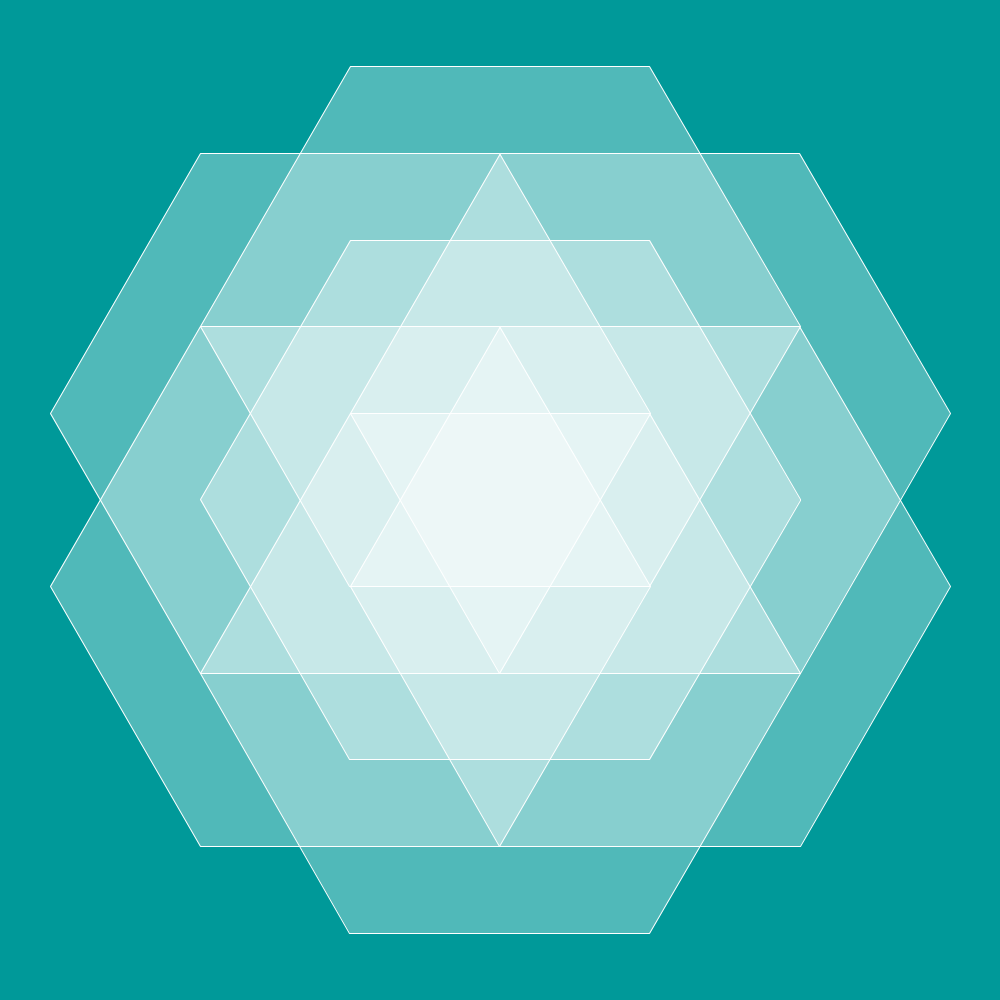
Frame 1 (no input)
Frame 60 (the mouse pressed at the canvas centre just before this capture): identical to frame 1, image omitted
Frame 120 (the mouse held since frame 60 and released just before this capture): identical to frame 1, image omitted

The Processing sketch that drew this single still picture (run headless with seeded random() and noise(); from frame 60 on, the mouse is pressed at the canvas centre):

// Processing sketch: Hexagon7
// ── Hexagon7.pde
float theta;
float inCircR = 86.6;
float inCircR2 = 173.2;
float dist = 150;
float r = 100;
float b = 1;
void setup(){
    size(1000,1000);
      background(0,153,153);
        translate(width/2,height/2);
fractal(0,0, 
      -150, 86.2, 
      -150,-86.2, 
       0,173.2, 
       0, -173.2, 
       150, 86.6, 
       150,-86.6, 
       300, 5);

 

}
void draw(){

}


void polygon(float x, float y, float radius) {
  float angle = TWO_PI / 6;
    fill(255,255,255,80);
stroke(255);
  beginShape();

  for (float a = 0; a < TWO_PI; a += angle) {

    float sx = x + cos(a) * radius;
    float sy = y + sin(a) * radius;
    vertex(sx, sy);
  }
  endShape(CLOSE);
}

void fractal(float x1, float y1,float x2, float y2,float x3, float y3,float x4, float y4,float x5, float y5,float x6, float y6, float x7, float y7,float r, float n){
        
      if(n > 1){
         polygon(x1,y1,r);
         polygon(x2,y2,r);
         polygon(x3,y3,r);
         polygon(x4,y4,r);
         polygon(x5,y5,r);
         polygon(x6,y6,r);
          polygon(x7,y7,r);
         
         
         
  //  float x1 = (x)/3;
  //  float y1 = (y)/3;
  //  float r1 = (r)/3;

  //fractal(x1,y1,r1,n-1);

      
    }
}
  
 //  //midden 
 // polygon(0,0,r);
  
 ////links 
 // polygon(-150/b,86.2/b,r);
 // polygon(-150/b,-86.2/b,r);
  
 // //onderboven
 // polygon(0, 173.2/b, r);
 // polygon(0,-173.2/b, r);
  
 // //rechts
 // polygon(150/b, 86.6/b, r);
 // polygon(150/b, -86.6/b, r);
  
 //   r = r/3;
 //   b = b*3;


//void triangleSier(float x1, float y1, float x2, float y2, float x3, float y3, int n) {
//  // 'n' is the number of iteration.
//  if ( n > 0 ) {
//    fill(0, 128/n, 128);
//    triangle(x1, y1, x2, y2, x3, y3);
    
//    // Calculating the midpoints of all segments.
//    float h1 = (x1+x2)/2.0;
//    float w1 = (y1+y2)/2.0;
//    float h2 = (x2+x3)/2.0;
//    float w2 = (y2+y3)/2.0;
//    float h3 = (x3+x1)/2.0;
//    float w3 = (y3+y1)/2.0;
    
//    // Trace the triangle with the new coordinates.
//    triangleSier(x1, y1, h1, w1, h3, w3, n-1);
//    triangleSier(h1, w1, x2, y2, h2, w2, n-1);
//    triangleSier(h3, w3, h2, w2, x3, y3, n-1);
//  }
//}
